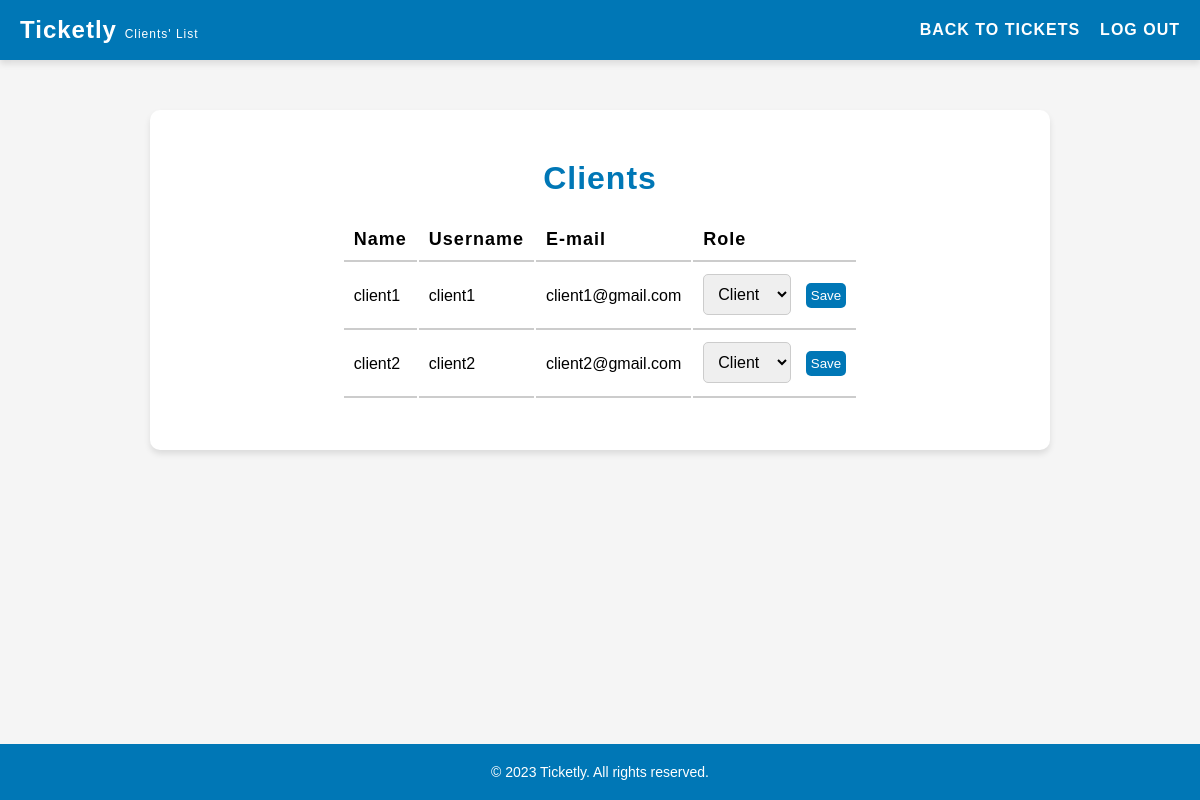
/pages/listClients.php (signed in), run on an earlier commit of the app's database.
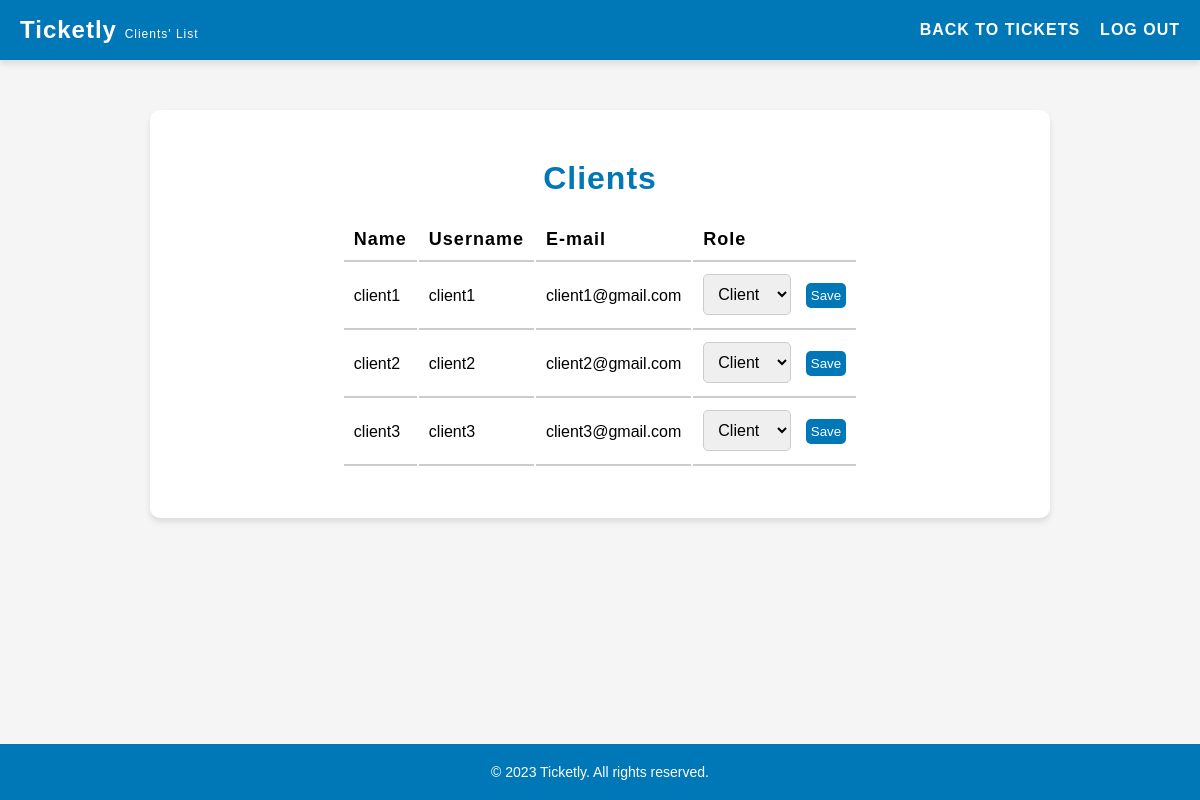
And on a later commit of the database.
### tables this page shows
CREATE TABLE users (
    id INTEGER PRIMARY KEY AUTOINCREMENT,
    username VARCHAR(255) NOT NULL UNIQUE,
    password VARCHAR(255) NOT NULL,
    email VARCHAR(255) NOT NULL UNIQUE,
    name VARCHAR(255) NOT NULL,
    role VARCHAR(10) NOT NULL DEFAULT 'client' CHECK (role IN ('client', 'agent', 'admin')),
    department_id INTEGER,
    FOREIGN KEY(department_id) REFERENCES departments(id)
);

### pages/listClients.php (called while the page is built, shortened)
<?php
    $session = new Session();
    require_once(__DIR__ . '/../templates/listClients.tpl.php');
    drawListClients($session);
?>

### database/user.class.php (called while the page is built, shortened)
<?php
    class User {
        public function __construct(?int $id, string $username, string $password, string $email, string $name, string $role, int $departmentId = 1) {
            $this->username = $username;
            $this->email = $email;
            $this->name = $name;
            $this->role = $role;
        }
    }
    function getClients(PDO $db): array {
        $stmt = $db->prepare('SELECT * FROM users WHERE role = ?');
        $stmt->execute(['client']);
        $clients = [];
        while ($row = $stmt->fetch(PDO::FETCH_ASSOC)) {
            $clients[] = new User(
                (int) $row['id'],
                $row['username'],
                $row['password'],
                $row['email'],
                $row['name'],
                $row['role']
            );
        }
        return $clients;
    }
?>

### templates/listClients.tpl.php (the view, shortened to what this page needs)
<?php function drawListClients(Session $session) {
    ?>
    <!DOCTYPE html>
    <html lang="en">
    <head>
        <link rel="stylesheet" href="../style/listClients.css">
        <link rel="stylesheet" href="../style/header.css">
    </head>
    <body>
        <header>
            <h1>Ticketly <span class="smaller">Clients' List</span></h1>
            <nav>
                <ul>
                    <li><a href="#" onclick="redirectToTickets('<?php echo $_SESSION['role']; ?>')">Back to Tickets</a></li>
                    <li><a href="../actions/action_logout.php">Log out</a></li>
                </ul>
            </nav>
        </header>
        <main>
            <h2>Clients</h2>
            <section id="clients">
                <table>
                    <tr>
                        <th>Name</th>
                        <th>Username</th>
                        <th>E-mail</th>
                        <th>Role</th>
                    </tr>
                    <?php
                        require_once '../database/connection.db.php';
                        require_once '../database/user.class.php';
                        $db = getDatabaseConnection();
                        $clients = getClients($db);
                        foreach ($clients as $client) { ?>
                        <tr>
                            <td><?php echo $client->name ?></td>
                            <td><?php echo $client->username ?></td>
                            <td><?php echo $client->email ?></td>
                            <td>
                                <form method="post" action="../actions/action_editRole.php">
                                    <select id="role" name="role">
                                        <option value="client" <?php if ($client->role == 'client') echo 'selected' ?>>Client</option>
                                    </select>
                                    <input type="submit" value="Save">
                                </form>
                            </td>
                        </tr>
                    <?php } ?>
                </table>
        </main>
        <?php include '../templates/footer.tpl.php';?>
    </body>
    </html>
<?php } ?>

### templates/footer.tpl.php
<!DOCTYPE html>
<html>
    <link rel="stylesheet" href="../style/footer.css">
    <footer>
        <p>&copy; 2023 Ticketly. All rights reserved.</p>
    </footer>
<html>

### style/listClients.css (style rules this page uses)
main { background-color: #fff; padding: 50px; border-radius: 10px; box-shadow: 0 4px 6px rgba(0, 0, 0, 0.1); margin: 50px auto; max-width: 900px; display: flex; flex-direction: column; align-items: center; margin-bottom: 100px; }
main h2 { text-align: center; font-size: 32px; margin-bottom: 20px; font-weight: 600; letter-spacing: 1px; color: #0077b6; }
table tr th { font-size: 18px; font-weight: 600; letter-spacing: 1px; text-align: left; padding: 10px; border-bottom: 2px solid #ccc; }
table tr td { padding: 10px; border-bottom: 2px solid #ccc; }
select, input[type="submit"] { font-size: 16px; padding: 10px; border-radius: 5px; border: 1px solid #ccc; transition: border-color 0.3s ease; flex: 1; }
select { margin-right: 10px; max-width: 200px; }
input[type="submit"] { background-color: #0077b6; color: #fff; border: none; cursor: pointer; transition: all 0.3s ease; align-self: center; flex: 1; max-width: 50%; font-size: smaller; padding: 5px; margin-bottom: 10px; }

### style/header.css (style rules this page uses)
* { box-sizing: border-box; margin: 0; padding: 0; }
body { font-family: Arial, sans-serif; background-color: #f5f5f5; }
header { background-color: #0077b6; color: #fff; display: flex; justify-content: space-between; align-items: center; padding: 20px; height: 60px; box-shadow: 0 4px 6px rgba(0, 0, 0, 0.1); }
header h1 { font-size: 24px; letter-spacing: 1px; }
header nav ul { display: flex; list-style-type: none; }
header nav li:not(:last-child) { margin-right: 20px; }
header nav a { color: #fff; text-decoration: none; font-size: 16px; letter-spacing: 1px; text-transform: uppercase; font-weight: 600; transition: color 0.3s ease; }
.smaller { font-size: 0.5em; font-weight: lighter; }

### style/footer.css (style rules this page uses)
footer { position: fixed; bottom: 0; left: 0; width: 100%; background-color: #0077b6; color: #fff; text-align: center; padding: 20px; font-size: 14px; margin: 0; }
footer p { margin: 0; }

What changed in the data, as far as the page shows it:
added users: name "client3", username "client3", email "client3@gmail.com", role "Client"
